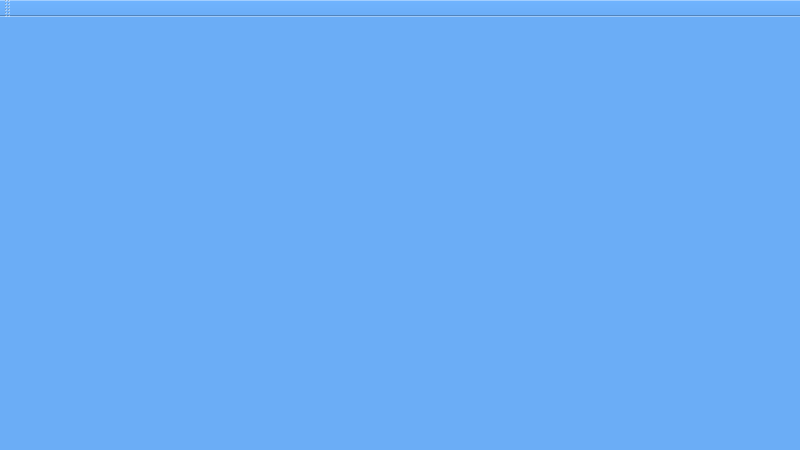
<?xml version="1.0" encoding="UTF-8"?>
<ui version="4.0">
 <class>MainWindow</class>
 <widget class="QMainWindow" name="MainWindow">
  <property name="geometry">
   <rect>
    <x>0</x>
    <y>0</y>
    <width>800</width>
    <height>450</height>
   </rect>
  </property>
  <property name="windowTitle">
   <string>MainWindow</string>
  </property>
  <property name="styleSheet">
   <string notr="true">background-color: rgb(107, 173, 246);</string>
  </property>
  <widget class="QWidget" name="centralwidget"/>
  <widget class="QMenuBar" name="menubar">
   <property name="geometry">
    <rect>
     <x>0</x>
     <y>0</y>
     <width>800</width>
     <height>23</height>
    </rect>
   </property>
  </widget>
  <widget class="QStatusBar" name="statusbar"/>
  <widget class="QToolBar" name="toolBar">
   <property name="windowTitle">
    <string>toolBar</string>
   </property>
   <attribute name="toolBarArea">
    <enum>TopToolBarArea</enum>
   </attribute>
   <attribute name="toolBarBreak">
    <bool>false</bool>
   </attribute>
  </widget>
 </widget>
 <resources>
  <include location="../src/qtResource.qrc"/>
 </resources>
 <connections/>
</ui>
